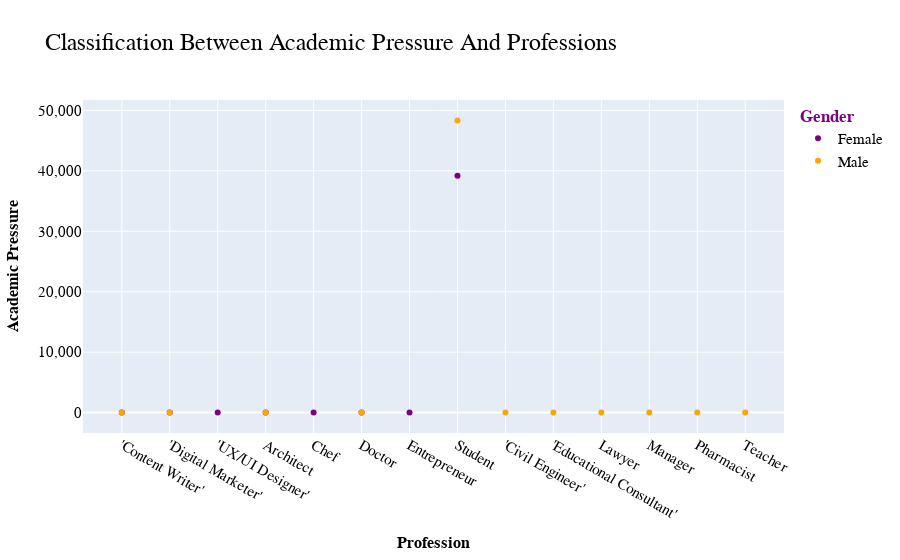

Write notebook code for a chart like this one.
### Code cell
fig = px.scatter(
    classifi_stu,
    x="Profession",
    y="Academic Pressure",
    color="Gender",
    title="Classification Between Academic Pressure And Professions",
    color_discrete_sequence=["purple", "orange", "green"]
)

# Customizing fonts
fig.update_layout(
    title_font=dict(family="Arial Black", size=24, color="black"),
    font=dict(family="Verdana", size=15, color="black"),  # Applies to ticks, axis labels, legend
    legend_title_font=dict(family="Courier New", size=17, color="purple",weight="bold"),
    yaxis=dict(tickformat=",", title_font=dict(family="Verdana", size=16, color="black",weight="bold")),
    xaxis=dict(title_font=dict(family="Verdana", size=16, color="black",weight="bold"))
)

fig.show()

### Figure 1 — Plotly figure (JSON) as saved in the notebook; plotly's stock layout.template omitted (floating-point values rounded to 4 significant figures)
{"data": [{"hovertemplate": "Gender=Female<br>Profession=%{x}<br>Academic Pressure=%{y}<extra></extra>", "legendgroup": "Female", "marker": {"color": "purple", "symbol": "circle"}, "mode": "markers", "name": "Female", "orientation": "v", "showlegend": true, "type": "scatter", "x": ["'Content Writer'", "'Digital Marketer'", "'UX/UI Designer'", "Architect", "Chef", "Doctor", "Entrepreneur", "Student"], "xaxis": "x", "y": [5, 10, 3, 19, 5, 3, 3, 39180], "yaxis": "y"}, {"hovertemplate": "Gender=Male<br>Profession=%{x}<br>Academic Pressure=%{y}<extra></extra>", "legendgroup": "Male", "marker": {"color": "orange", "symbol": "circle"}, "mode": "markers", "name": "Male", "orientation": "v", "showlegend": true, "type": "scatter", "x": ["'Civil Engineer'", "'Content Writer'", "'Digital Marketer'", "'Educational Consultant'", "Architect", "Doctor", "Lawyer", "Manager", "Pharmacist", "Student", "Teacher"], "xaxis": "x", "y": [5, 5, 1, 3, 11, 5, 4, 3, 8, 48343, 21], "yaxis": "y"}], "layout": {"font": {"color": "black", "family": "Verdana", "size": 15}, "legend": {"title": {"font": {"color": "purple", "family": "Courier New", "size": 17, "weight": "bold"}, "text": "Gender"}, "tracegroupgap": 0}, "title": {"font": {"color": "black", "family": "Arial Black", "size": 24}, "text": "Classification Between Academic Pressure And Professions"}, "xaxis": {"anchor": "y", "domain": [0, 1], "title": {"font": {"color": "black", "family": "Verdana", "size": 16, "weight": "bold"}, "text": "Profession"}}, "yaxis": {"anchor": "x", "domain": [0, 1], "tickformat": ",", "title": {"font": {"color": "black", "family": "Verdana", "size": 16, "weight": "bold"}, "text": "Academic Pressure"}}}}
